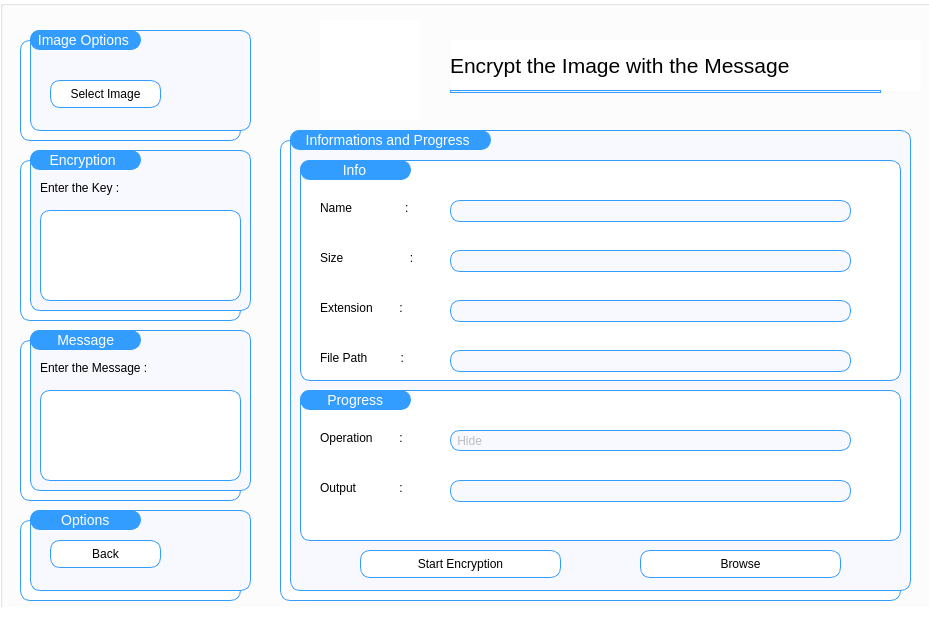
<?xml version="1.0" encoding="UTF-8"?>
<ui version="4.0">
 <class>HomePage</class>
 <widget class="QMainWindow" name="HomePage">
  <property name="geometry">
   <rect>
    <x>0</x>
    <y>0</y>
    <width>929</width>
    <height>629</height>
   </rect>
  </property>
  <property name="windowTitle">
   <string>Encryption</string>
  </property>
  <property name="styleSheet">
   <string notr="true">background-color: rgb(255, 255, 255);</string>
  </property>
  <widget class="QWidget" name="centralwidget">
   <widget class="QGroupBox" name="groupBox">
    <property name="geometry">
     <rect>
      <x>0</x>
      <y>0</y>
      <width>950</width>
      <height>610</height>
     </rect>
    </property>
    <property name="title">
     <string/>
    </property>
    <property name="flat">
     <bool>false</bool>
    </property>
    <widget class="QGroupBox" name="groupBox_2">
     <property name="geometry">
      <rect>
       <x>30</x>
       <y>30</y>
       <width>221</width>
       <height>101</height>
      </rect>
     </property>
     <property name="styleSheet">
      <string notr="true">border : 1px solid rgb(51, 156, 255);
background-color: rgb(248, 248, 255);
border-radius : 10px;</string>
     </property>
     <property name="title">
      <string/>
     </property>
     <widget class="QLabel" name="label">
      <property name="geometry">
       <rect>
        <x>0</x>
        <y>0</y>
        <width>111</width>
        <height>20</height>
       </rect>
      </property>
      <property name="styleSheet">
       <string notr="true">font: 14px;
background-color: rgb(51, 156, 255);
color : #ffffff
</string>
      </property>
      <property name="text">
       <string> Image Options </string>
      </property>
     </widget>
     <widget class="QPushButton" name="select_IMG_btn">
      <property name="geometry">
       <rect>
        <x>20</x>
        <y>50</y>
        <width>111</width>
        <height>28</height>
       </rect>
      </property>
      <property name="styleSheet">
       <string notr="true">QPushButton {
	font: 10pt &quot;Calibri&quot;;
	border : 1px solid rgb(51, 156, 255);
	
	background-color: rgb(255, 255, 255);
	border-radius : 10px;
}
QPushButton::hover {
	font: 12pt &quot;Calibri&quot;;
	background-color: rgb(51, 156, 255);
	color : #ffffff;
}</string>
      </property>
      <property name="text">
       <string>Select Image</string>
      </property>
     </widget>
     <widget class="QLabel" name="label_21">
      <property name="geometry">
       <rect>
        <x>150</x>
        <y>30</y>
        <width>60</width>
        <height>60</height>
       </rect>
      </property>
      <property name="styleSheet">
       <string notr="true">image: url(:/photos/Photos/png.png);
border : 1px solid rgb(248, 248, 255);</string>
      </property>
      <property name="text">
       <string/>
      </property>
     </widget>
    </widget>
    <widget class="QGroupBox" name="groupBox_3">
     <property name="geometry">
      <rect>
       <x>30</x>
       <y>150</y>
       <width>221</width>
       <height>161</height>
      </rect>
     </property>
     <property name="styleSheet">
      <string notr="true">border : 1px solid rgb(51, 156, 255);
background-color: rgb(248, 248, 255);
border-radius : 10px;</string>
     </property>
     <property name="title">
      <string/>
     </property>
     <widget class="QLabel" name="label_2">
      <property name="geometry">
       <rect>
        <x>0</x>
        <y>0</y>
        <width>111</width>
        <height>20</height>
       </rect>
      </property>
      <property name="styleSheet">
       <string notr="true">font: 14px;
background-color: rgb(51, 156, 255);
color : #ffffff
</string>
      </property>
      <property name="text">
       <string>    Encryption</string>
      </property>
     </widget>
     <widget class="QLabel" name="label_3">
      <property name="geometry">
       <rect>
        <x>10</x>
        <y>30</y>
        <width>101</width>
        <height>16</height>
       </rect>
      </property>
      <property name="styleSheet">
       <string notr="true">font: 9pt &quot;Calibri&quot;;
color: rgb(0, 0, 0);
border :0px solid rgb(248, 248, 255);
</string>
      </property>
      <property name="text">
       <string>Enter the Key :</string>
      </property>
     </widget>
     <widget class="QPlainTextEdit" name="textbox_key">
      <property name="geometry">
       <rect>
        <x>10</x>
        <y>60</y>
        <width>201</width>
        <height>91</height>
       </rect>
      </property>
      <property name="styleSheet">
       <string notr="true">QPlainTextEdit {
	background-color: rgb(255, 255, 255);
	font: 9pt &quot;Calibri&quot;;
}

</string>
      </property>
     </widget>
     <widget class="QLabel" name="label_18">
      <property name="geometry">
       <rect>
        <x>160</x>
        <y>10</y>
        <width>40</width>
        <height>40</height>
       </rect>
      </property>
      <property name="styleSheet">
       <string notr="true">image: url(:/photos/Photos/key.png);
border : 1px solid rgb(248, 248, 255);</string>
      </property>
      <property name="text">
       <string/>
      </property>
     </widget>
    </widget>
    <widget class="QGroupBox" name="groupBox_4">
     <property name="geometry">
      <rect>
       <x>30</x>
       <y>330</y>
       <width>221</width>
       <height>161</height>
      </rect>
     </property>
     <property name="styleSheet">
      <string notr="true">border : 1px solid rgb(51, 156, 255);
background-color: rgb(248, 248, 255);
border-radius : 10px;</string>
     </property>
     <property name="title">
      <string/>
     </property>
     <widget class="QLabel" name="label_4">
      <property name="geometry">
       <rect>
        <x>0</x>
        <y>0</y>
        <width>111</width>
        <height>20</height>
       </rect>
      </property>
      <property name="styleSheet">
       <string notr="true">font: 14px;
background-color: rgb(51, 156, 255);
color : #ffffff
</string>
      </property>
      <property name="text">
       <string>      Message</string>
      </property>
     </widget>
     <widget class="QLabel" name="label_5">
      <property name="geometry">
       <rect>
        <x>10</x>
        <y>30</y>
        <width>131</width>
        <height>16</height>
       </rect>
      </property>
      <property name="styleSheet">
       <string notr="true">font: 9pt &quot;Calibri&quot;;
color: rgb(0, 0, 0);
border :0px solid rgb(248, 248, 255);
</string>
      </property>
      <property name="text">
       <string>Enter the Message :</string>
      </property>
     </widget>
     <widget class="QPlainTextEdit" name="textbox_message">
      <property name="geometry">
       <rect>
        <x>10</x>
        <y>60</y>
        <width>201</width>
        <height>91</height>
       </rect>
      </property>
      <property name="styleSheet">
       <string notr="true">QPlainTextEdit {
	background-color: rgb(255, 255, 255);
	font: 9pt &quot;Calibri&quot;;
}

</string>
      </property>
     </widget>
     <widget class="QLabel" name="label_19">
      <property name="geometry">
       <rect>
        <x>150</x>
        <y>10</y>
        <width>50</width>
        <height>50</height>
       </rect>
      </property>
      <property name="styleSheet">
       <string notr="true">image: url(:/photos/Photos/email.png);
border : 1px solid rgb(248, 248, 255);</string>
      </property>
      <property name="text">
       <string/>
      </property>
     </widget>
    </widget>
    <widget class="QGroupBox" name="groupBox_5">
     <property name="geometry">
      <rect>
       <x>30</x>
       <y>510</y>
       <width>221</width>
       <height>81</height>
      </rect>
     </property>
     <property name="styleSheet">
      <string notr="true">border : 1px solid rgb(51, 156, 255);
background-color: rgb(248, 248, 255);
border-radius : 10px;</string>
     </property>
     <property name="title">
      <string/>
     </property>
     <widget class="QLabel" name="label_6">
      <property name="geometry">
       <rect>
        <x>0</x>
        <y>0</y>
        <width>111</width>
        <height>20</height>
       </rect>
      </property>
      <property name="styleSheet">
       <string notr="true">font: 14px;
background-color: rgb(51, 156, 255);
color : #ffffff
</string>
      </property>
      <property name="text">
       <string>       Options </string>
      </property>
     </widget>
     <widget class="QPushButton" name="back_button">
      <property name="geometry">
       <rect>
        <x>20</x>
        <y>30</y>
        <width>111</width>
        <height>28</height>
       </rect>
      </property>
      <property name="styleSheet">
       <string notr="true">QPushButton {
	font: 10pt &quot;Calibri&quot;;
	border : 1px solid rgb(51, 156, 255);
	
	background-color: rgb(255, 255, 255);
	border-radius : 10px;
}
QPushButton::hover {
	font: 12pt &quot;Calibri&quot;;
	background-color: rgb(51, 156, 255);
	color : #ffffff;
}</string>
      </property>
      <property name="text">
       <string>Back</string>
      </property>
      <property name="flat">
       <bool>false</bool>
      </property>
     </widget>
     <widget class="QLabel" name="label_20">
      <property name="geometry">
       <rect>
        <x>160</x>
        <y>20</y>
        <width>50</width>
        <height>50</height>
       </rect>
      </property>
      <property name="styleSheet">
       <string notr="true">image: url(:/photos/Photos/left-arrow.png);
border : 1px solid rgb(248, 248, 255);</string>
      </property>
      <property name="text">
       <string/>
      </property>
     </widget>
    </widget>
    <widget class="QGroupBox" name="groupBox_6">
     <property name="geometry">
      <rect>
       <x>290</x>
       <y>130</y>
       <width>621</width>
       <height>461</height>
      </rect>
     </property>
     <property name="styleSheet">
      <string notr="true">border : 1px solid rgb(51, 156, 255);
background-color: rgb(248, 248, 255);
border-radius : 10px;</string>
     </property>
     <property name="title">
      <string/>
     </property>
     <widget class="QLabel" name="label_7">
      <property name="geometry">
       <rect>
        <x>0</x>
        <y>0</y>
        <width>201</width>
        <height>20</height>
       </rect>
      </property>
      <property name="styleSheet">
       <string notr="true">font: 14px;
background-color: rgb(51, 156, 255);
color : #ffffff
</string>
      </property>
      <property name="text">
       <string>   Informations and Progress</string>
      </property>
     </widget>
     <widget class="QGroupBox" name="groupBox_7">
      <property name="geometry">
       <rect>
        <x>10</x>
        <y>30</y>
        <width>601</width>
        <height>221</height>
       </rect>
      </property>
      <property name="styleSheet">
       <string notr="true">background-color: rgb(255, 255, 255);
border : 1px solid rgb(51, 156, 255);
border-radius : 10px;</string>
      </property>
      <property name="title">
       <string/>
      </property>
      <widget class="QLabel" name="label_8">
       <property name="geometry">
        <rect>
         <x>0</x>
         <y>0</y>
         <width>111</width>
         <height>20</height>
        </rect>
       </property>
       <property name="styleSheet">
        <string notr="true">font: 14px;
background-color: rgb(51, 156, 255);
color : #ffffff
</string>
       </property>
       <property name="text">
        <string>          Info</string>
       </property>
      </widget>
      <widget class="QLabel" name="label_9">
       <property name="geometry">
        <rect>
         <x>20</x>
         <y>40</y>
         <width>101</width>
         <height>16</height>
        </rect>
       </property>
       <property name="styleSheet">
        <string notr="true">font: 09pt &quot;Calibri&quot;;
color: rgb(0, 0, 0);
border :0px solid rgb(248, 248, 255);
</string>
       </property>
       <property name="text">
        <string>Name                :</string>
       </property>
      </widget>
      <widget class="QLabel" name="label_10">
       <property name="geometry">
        <rect>
         <x>20</x>
         <y>90</y>
         <width>101</width>
         <height>16</height>
        </rect>
       </property>
       <property name="styleSheet">
        <string notr="true">font: 09pt &quot;Calibri&quot;;
color: rgb(0, 0, 0);
border :0px solid rgb(248, 248, 255);
</string>
       </property>
       <property name="text">
        <string>Size                    :</string>
       </property>
      </widget>
      <widget class="QLabel" name="label_11">
       <property name="geometry">
        <rect>
         <x>20</x>
         <y>140</y>
         <width>121</width>
         <height>16</height>
        </rect>
       </property>
       <property name="styleSheet">
        <string notr="true">font: 09pt &quot;Calibri&quot;;
color: rgb(0, 0, 0);
border :0px solid rgb(248, 248, 255);
</string>
       </property>
       <property name="text">
        <string>Extension        :</string>
       </property>
      </widget>
      <widget class="QLabel" name="label_12">
       <property name="geometry">
        <rect>
         <x>20</x>
         <y>190</y>
         <width>111</width>
         <height>16</height>
        </rect>
       </property>
       <property name="styleSheet">
        <string notr="true">font: 09pt &quot;Calibri&quot;;
color: rgb(0, 0, 0);
border :0px solid rgb(248, 248, 255);
</string>
       </property>
       <property name="text">
        <string>File Path          :</string>
       </property>
      </widget>
      <widget class="QLineEdit" name="name_textBox">
       <property name="enabled">
        <bool>false</bool>
       </property>
       <property name="geometry">
        <rect>
         <x>150</x>
         <y>40</y>
         <width>401</width>
         <height>22</height>
        </rect>
       </property>
       <property name="styleSheet">
        <string notr="true">background-color: rgb(248, 248, 255);</string>
       </property>
       <property name="text">
        <string/>
       </property>
      </widget>
      <widget class="QLineEdit" name="size_textBox">
       <property name="enabled">
        <bool>false</bool>
       </property>
       <property name="geometry">
        <rect>
         <x>150</x>
         <y>90</y>
         <width>401</width>
         <height>22</height>
        </rect>
       </property>
       <property name="styleSheet">
        <string notr="true">background-color: rgb(248, 248, 255);</string>
       </property>
       <property name="text">
        <string/>
       </property>
      </widget>
      <widget class="QLineEdit" name="path_textBox">
       <property name="enabled">
        <bool>false</bool>
       </property>
       <property name="geometry">
        <rect>
         <x>150</x>
         <y>190</y>
         <width>401</width>
         <height>22</height>
        </rect>
       </property>
       <property name="styleSheet">
        <string notr="true">background-color: rgb(248, 248, 255);</string>
       </property>
      </widget>
      <widget class="QLineEdit" name="extension_textBox">
       <property name="enabled">
        <bool>false</bool>
       </property>
       <property name="geometry">
        <rect>
         <x>150</x>
         <y>140</y>
         <width>401</width>
         <height>22</height>
        </rect>
       </property>
       <property name="styleSheet">
        <string notr="true">background-color: rgb(248, 248, 255);</string>
       </property>
      </widget>
      <zorder>label_8</zorder>
      <zorder>label_9</zorder>
      <zorder>label_10</zorder>
      <zorder>label_11</zorder>
      <zorder>label_12</zorder>
      <zorder>name_textBox</zorder>
      <zorder>size_textBox</zorder>
      <zorder>path_textBox</zorder>
      <zorder>extension_textBox</zorder>
      <zorder>groupBox_11</zorder>
     </widget>
     <widget class="QGroupBox" name="groupBox_8">
      <property name="geometry">
       <rect>
        <x>10</x>
        <y>260</y>
        <width>601</width>
        <height>151</height>
       </rect>
      </property>
      <property name="styleSheet">
       <string notr="true">background-color: rgb(255, 255, 255);
border : 1px solid rgb(51, 156, 255);
border-radius : 10px;</string>
      </property>
      <property name="title">
       <string/>
      </property>
      <widget class="QLabel" name="label_13">
       <property name="geometry">
        <rect>
         <x>0</x>
         <y>0</y>
         <width>111</width>
         <height>20</height>
        </rect>
       </property>
       <property name="styleSheet">
        <string notr="true">font: 14px;
background-color: rgb(51, 156, 255);
color : #ffffff
</string>
       </property>
       <property name="text">
        <string>      Progress</string>
       </property>
      </widget>
      <widget class="QLabel" name="label_14">
       <property name="geometry">
        <rect>
         <x>20</x>
         <y>40</y>
         <width>101</width>
         <height>16</height>
        </rect>
       </property>
       <property name="styleSheet">
        <string notr="true">font: 09pt &quot;Calibri&quot;;
color: rgb(0, 0, 0);
border :0px solid rgb(248, 248, 255);
</string>
       </property>
       <property name="text">
        <string>Operation        :</string>
       </property>
      </widget>
      <widget class="QLabel" name="label_15">
       <property name="geometry">
        <rect>
         <x>20</x>
         <y>90</y>
         <width>101</width>
         <height>16</height>
        </rect>
       </property>
       <property name="styleSheet">
        <string notr="true">font: 09pt &quot;Calibri&quot;;
color: rgb(0, 0, 0);
border :0px solid rgb(248, 248, 255);
</string>
       </property>
       <property name="text">
        <string>Output             :</string>
       </property>
      </widget>
      <widget class="QLineEdit" name="output_textBox">
       <property name="enabled">
        <bool>false</bool>
       </property>
       <property name="geometry">
        <rect>
         <x>150</x>
         <y>90</y>
         <width>401</width>
         <height>22</height>
        </rect>
       </property>
       <property name="styleSheet">
        <string notr="true">background-color: rgb(248, 248, 255);</string>
       </property>
      </widget>
      <widget class="QLabel" name="operation_label">
       <property name="enabled">
        <bool>false</bool>
       </property>
       <property name="geometry">
        <rect>
         <x>150</x>
         <y>40</y>
         <width>401</width>
         <height>21</height>
        </rect>
       </property>
       <property name="styleSheet">
        <string notr="true">background-color: rgb(248, 248, 255);</string>
       </property>
       <property name="text">
        <string> Hide </string>
       </property>
      </widget>
     </widget>
     <widget class="QPushButton" name="start_btn">
      <property name="geometry">
       <rect>
        <x>70</x>
        <y>420</y>
        <width>201</width>
        <height>28</height>
       </rect>
      </property>
      <property name="styleSheet">
       <string notr="true">QPushButton {
	font: 10pt &quot;Calibri&quot;;
	border : 1px solid rgb(51, 156, 255);
	
	background-color: rgb(255, 255, 255);
	border-radius : 10px;
}
QPushButton::hover {
	font: 12pt &quot;Calibri&quot;;
	background-color: rgb(51, 156, 255);
	color : #ffffff;
}</string>
      </property>
      <property name="text">
       <string>Start Encryption</string>
      </property>
     </widget>
     <widget class="QPushButton" name="browse_btn">
      <property name="geometry">
       <rect>
        <x>350</x>
        <y>420</y>
        <width>201</width>
        <height>28</height>
       </rect>
      </property>
      <property name="styleSheet">
       <string notr="true">QPushButton {
	font: 10pt &quot;Calibri&quot;;
	border : 1px solid rgb(51, 156, 255);
	
	background-color: rgb(255, 255, 255);
	border-radius : 10px;
}
QPushButton::hover {
	font: 12pt &quot;Calibri&quot;;
	background-color: rgb(51, 156, 255);
	color : #ffffff;
}</string>
      </property>
      <property name="text">
       <string>Browse</string>
      </property>
     </widget>
    </widget>
    <widget class="QLabel" name="label_16">
     <property name="geometry">
      <rect>
       <x>320</x>
       <y>20</y>
       <width>100</width>
       <height>100</height>
      </rect>
     </property>
     <property name="styleSheet">
      <string notr="true">
image: url(:/photos/Photos/encryption.png);</string>
     </property>
     <property name="text">
      <string/>
     </property>
    </widget>
    <widget class="QLabel" name="label_17">
     <property name="geometry">
      <rect>
       <x>450</x>
       <y>40</y>
       <width>471</width>
       <height>51</height>
      </rect>
     </property>
     <property name="text">
      <string>&lt;html&gt;&lt;head/&gt;&lt;body&gt;&lt;p&gt;&lt;span style=&quot; font-size:16pt;&quot;&gt;Encrypt the Image with the Message&lt;/span&gt;&lt;/p&gt;&lt;/body&gt;&lt;/html&gt;</string>
     </property>
    </widget>
    <widget class="QGroupBox" name="groupBox_9">
     <property name="geometry">
      <rect>
       <x>450</x>
       <y>90</y>
       <width>431</width>
       <height>3</height>
      </rect>
     </property>
     <property name="styleSheet">
      <string notr="true">border : 1px solid rgb(51, 156, 255);
background-color: rgb(248, 248, 255);
border-radius : 10px;</string>
     </property>
     <property name="title">
      <string/>
     </property>
    </widget>
    <widget class="QGroupBox" name="groupBox_10">
     <property name="geometry">
      <rect>
       <x>20</x>
       <y>40</y>
       <width>221</width>
       <height>101</height>
      </rect>
     </property>
     <property name="styleSheet">
      <string notr="true">border : 1px solid rgb(51, 156, 255);
border-radius : 10px;</string>
     </property>
     <property name="title">
      <string/>
     </property>
    </widget>
    <widget class="QGroupBox" name="groupBox_11">
     <property name="geometry">
      <rect>
       <x>20</x>
       <y>160</y>
       <width>221</width>
       <height>161</height>
      </rect>
     </property>
     <property name="styleSheet">
      <string notr="true">border : 1px solid rgb(51, 156, 255);
border-radius : 10px;</string>
     </property>
     <property name="title">
      <string/>
     </property>
    </widget>
    <widget class="QGroupBox" name="groupBox_12">
     <property name="geometry">
      <rect>
       <x>20</x>
       <y>340</y>
       <width>221</width>
       <height>161</height>
      </rect>
     </property>
     <property name="styleSheet">
      <string notr="true">border : 1px solid rgb(51, 156, 255);
border-radius : 10px;</string>
     </property>
     <property name="title">
      <string/>
     </property>
    </widget>
    <widget class="QGroupBox" name="groupBox_13">
     <property name="geometry">
      <rect>
       <x>20</x>
       <y>520</y>
       <width>221</width>
       <height>81</height>
      </rect>
     </property>
     <property name="styleSheet">
      <string notr="true">border : 1px solid rgb(51, 156, 255);
border-radius : 10px;</string>
     </property>
     <property name="title">
      <string/>
     </property>
    </widget>
    <widget class="QGroupBox" name="groupBox_14">
     <property name="geometry">
      <rect>
       <x>280</x>
       <y>140</y>
       <width>621</width>
       <height>461</height>
      </rect>
     </property>
     <property name="styleSheet">
      <string notr="true">border : 1px solid rgb(51, 156, 255);
border-radius : 10px;</string>
     </property>
     <property name="title">
      <string/>
     </property>
    </widget>
    <zorder>groupBox_14</zorder>
    <zorder>groupBox_13</zorder>
    <zorder>groupBox_12</zorder>
    <zorder>groupBox_11</zorder>
    <zorder>groupBox_10</zorder>
    <zorder>groupBox_2</zorder>
    <zorder>groupBox_3</zorder>
    <zorder>groupBox_4</zorder>
    <zorder>groupBox_5</zorder>
    <zorder>groupBox_6</zorder>
    <zorder>label_16</zorder>
    <zorder>label_17</zorder>
    <zorder>groupBox_9</zorder>
   </widget>
  </widget>
  <widget class="QStatusBar" name="statusbar"/>
 </widget>
 <resources>
  <include location="Encrypt_Window.qrc"/>
 </resources>
 <connections/>
</ui>
